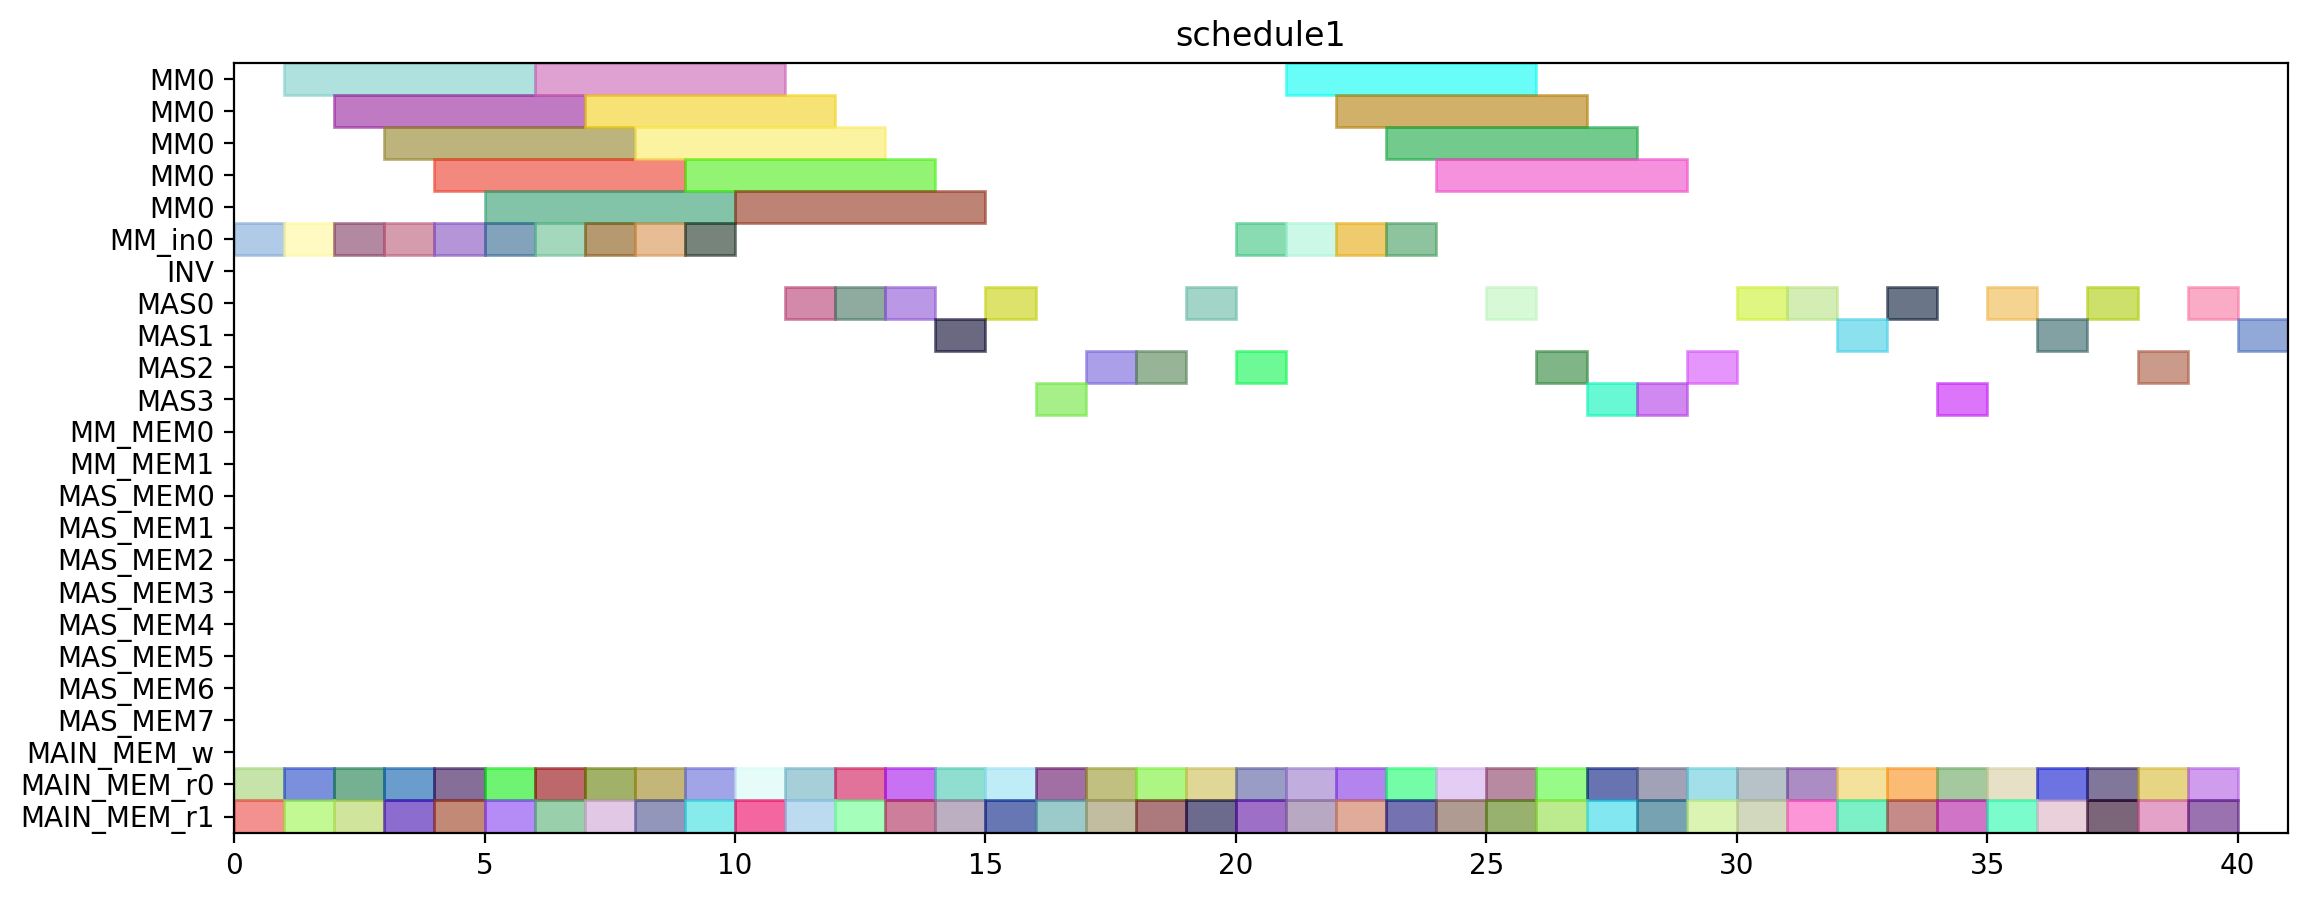

Generate this figure with Python:
from pyschedule import Scenario, solvers, plotters, alt


def solve():
	horizon = 111
	S = Scenario("schedule1", horizon=horizon)

	# resource
	MM = S.Resources('MM', num=1, size=5)
	MM_in = S.Resources('MM_in', num=1)
	INV = S.Resource('INV')
	MAS = S.Resources('MAS', num=4, size=1, periods=range(1, horizon))
	MM_MEM = S.Resources('MM_MEM', num=2)
	MAS_MEM = S.Resources('MAS_MEM', num=8)
	MAIN_MEM_w = S.Resource('MAIN_MEM_w', size=1)
	MAIN_MEM_r = S.Resources('MAIN_MEM_r', num=2)

	# result of previous scheduling
	t4_t1_t0_in = S.Task('t4_t1_t0_in', length=1, delay_cost=1)
	S += t4_t1_t0_in >= 0
	t4_t1_t0_in += MM_in[0]

	t4_t1_t0_mem0 = S.Task('t4_t1_t0_mem0', length=1, delay_cost=1)
	S += t4_t1_t0_mem0 >= 0
	t4_t1_t0_mem0 += MAIN_MEM_r[0]

	t4_t1_t0_mem1 = S.Task('t4_t1_t0_mem1', length=1, delay_cost=1)
	S += t4_t1_t0_mem1 >= 0
	t4_t1_t0_mem1 += MAIN_MEM_r[1]

	t4_t1_t0 = S.Task('t4_t1_t0', length=5, delay_cost=1)
	S += t4_t1_t0 >= 1
	t4_t1_t0 += MM[0]

	t4_t1_t1_in = S.Task('t4_t1_t1_in', length=1, delay_cost=1)
	S += t4_t1_t1_in >= 1
	t4_t1_t1_in += MM_in[0]

	t4_t1_t1_mem0 = S.Task('t4_t1_t1_mem0', length=1, delay_cost=1)
	S += t4_t1_t1_mem0 >= 1
	t4_t1_t1_mem0 += MAIN_MEM_r[0]

	t4_t1_t1_mem1 = S.Task('t4_t1_t1_mem1', length=1, delay_cost=1)
	S += t4_t1_t1_mem1 >= 1
	t4_t1_t1_mem1 += MAIN_MEM_r[1]

	t0_t1_in = S.Task('t0_t1_in', length=1, delay_cost=1)
	S += t0_t1_in >= 2
	t0_t1_in += MM_in[0]

	t0_t1_mem0 = S.Task('t0_t1_mem0', length=1, delay_cost=1)
	S += t0_t1_mem0 >= 2
	t0_t1_mem0 += MAIN_MEM_r[0]

	t0_t1_mem1 = S.Task('t0_t1_mem1', length=1, delay_cost=1)
	S += t0_t1_mem1 >= 2
	t0_t1_mem1 += MAIN_MEM_r[1]

	t4_t1_t1 = S.Task('t4_t1_t1', length=5, delay_cost=1)
	S += t4_t1_t1 >= 2
	t4_t1_t1 += MM[0]

	t0_t1 = S.Task('t0_t1', length=5, delay_cost=1)
	S += t0_t1 >= 3
	t0_t1 += MM[0]

	t2_t0_in = S.Task('t2_t0_in', length=1, delay_cost=1)
	S += t2_t0_in >= 3
	t2_t0_in += MM_in[0]

	t2_t0_mem0 = S.Task('t2_t0_mem0', length=1, delay_cost=1)
	S += t2_t0_mem0 >= 3
	t2_t0_mem0 += MAIN_MEM_r[0]

	t2_t0_mem1 = S.Task('t2_t0_mem1', length=1, delay_cost=1)
	S += t2_t0_mem1 >= 3
	t2_t0_mem1 += MAIN_MEM_r[1]

	t1_t0_in = S.Task('t1_t0_in', length=1, delay_cost=1)
	S += t1_t0_in >= 4
	t1_t0_in += MM_in[0]

	t1_t0_mem0 = S.Task('t1_t0_mem0', length=1, delay_cost=1)
	S += t1_t0_mem0 >= 4
	t1_t0_mem0 += MAIN_MEM_r[0]

	t1_t0_mem1 = S.Task('t1_t0_mem1', length=1, delay_cost=1)
	S += t1_t0_mem1 >= 4
	t1_t0_mem1 += MAIN_MEM_r[1]

	t2_t0 = S.Task('t2_t0', length=5, delay_cost=1)
	S += t2_t0 >= 4
	t2_t0 += MM[0]

	t1_t0 = S.Task('t1_t0', length=5, delay_cost=1)
	S += t1_t0 >= 5
	t1_t0 += MM[0]

	t4_t0_t0_in = S.Task('t4_t0_t0_in', length=1, delay_cost=1)
	S += t4_t0_t0_in >= 5
	t4_t0_t0_in += MM_in[0]

	t4_t0_t0_mem0 = S.Task('t4_t0_t0_mem0', length=1, delay_cost=1)
	S += t4_t0_t0_mem0 >= 5
	t4_t0_t0_mem0 += MAIN_MEM_r[0]

	t4_t0_t0_mem1 = S.Task('t4_t0_t0_mem1', length=1, delay_cost=1)
	S += t4_t0_t0_mem1 >= 5
	t4_t0_t0_mem1 += MAIN_MEM_r[1]

	t2_t1_in = S.Task('t2_t1_in', length=1, delay_cost=1)
	S += t2_t1_in >= 6
	t2_t1_in += MM_in[0]

	t2_t1_mem0 = S.Task('t2_t1_mem0', length=1, delay_cost=1)
	S += t2_t1_mem0 >= 6
	t2_t1_mem0 += MAIN_MEM_r[0]

	t2_t1_mem1 = S.Task('t2_t1_mem1', length=1, delay_cost=1)
	S += t2_t1_mem1 >= 6
	t2_t1_mem1 += MAIN_MEM_r[1]

	t4_t0_t0 = S.Task('t4_t0_t0', length=5, delay_cost=1)
	S += t4_t0_t0 >= 6
	t4_t0_t0 += MM[0]

	t2_t1 = S.Task('t2_t1', length=5, delay_cost=1)
	S += t2_t1 >= 7
	t2_t1 += MM[0]

	t4_t0_t1_in = S.Task('t4_t0_t1_in', length=1, delay_cost=1)
	S += t4_t0_t1_in >= 7
	t4_t0_t1_in += MM_in[0]

	t4_t0_t1_mem0 = S.Task('t4_t0_t1_mem0', length=1, delay_cost=1)
	S += t4_t0_t1_mem0 >= 7
	t4_t0_t1_mem0 += MAIN_MEM_r[0]

	t4_t0_t1_mem1 = S.Task('t4_t0_t1_mem1', length=1, delay_cost=1)
	S += t4_t0_t1_mem1 >= 7
	t4_t0_t1_mem1 += MAIN_MEM_r[1]

	t0_t0_in = S.Task('t0_t0_in', length=1, delay_cost=1)
	S += t0_t0_in >= 8
	t0_t0_in += MM_in[0]

	t0_t0_mem0 = S.Task('t0_t0_mem0', length=1, delay_cost=1)
	S += t0_t0_mem0 >= 8
	t0_t0_mem0 += MAIN_MEM_r[0]

	t0_t0_mem1 = S.Task('t0_t0_mem1', length=1, delay_cost=1)
	S += t0_t0_mem1 >= 8
	t0_t0_mem1 += MAIN_MEM_r[1]

	t4_t0_t1 = S.Task('t4_t0_t1', length=5, delay_cost=1)
	S += t4_t0_t1 >= 8
	t4_t0_t1 += MM[0]

	t0_t0 = S.Task('t0_t0', length=5, delay_cost=1)
	S += t0_t0 >= 9
	t0_t0 += MM[0]

	t1_t1_in = S.Task('t1_t1_in', length=1, delay_cost=1)
	S += t1_t1_in >= 9
	t1_t1_in += MM_in[0]

	t1_t1_mem0 = S.Task('t1_t1_mem0', length=1, delay_cost=1)
	S += t1_t1_mem0 >= 9
	t1_t1_mem0 += MAIN_MEM_r[0]

	t1_t1_mem1 = S.Task('t1_t1_mem1', length=1, delay_cost=1)
	S += t1_t1_mem1 >= 9
	t1_t1_mem1 += MAIN_MEM_r[1]

	t1_t1 = S.Task('t1_t1', length=5, delay_cost=1)
	S += t1_t1 >= 10
	t1_t1 += MM[0]

	t2_t3_mem0 = S.Task('t2_t3_mem0', length=1, delay_cost=1)
	S += t2_t3_mem0 >= 10
	t2_t3_mem0 += MAIN_MEM_r[0]

	t2_t3_mem1 = S.Task('t2_t3_mem1', length=1, delay_cost=1)
	S += t2_t3_mem1 >= 10
	t2_t3_mem1 += MAIN_MEM_r[1]

	t2_t3 = S.Task('t2_t3', length=1, delay_cost=1)
	S += t2_t3 >= 11
	t2_t3 += MAS[0]

	t4_t1_t2_mem0 = S.Task('t4_t1_t2_mem0', length=1, delay_cost=1)
	S += t4_t1_t2_mem0 >= 11
	t4_t1_t2_mem0 += MAIN_MEM_r[0]

	t4_t1_t2_mem1 = S.Task('t4_t1_t2_mem1', length=1, delay_cost=1)
	S += t4_t1_t2_mem1 >= 11
	t4_t1_t2_mem1 += MAIN_MEM_r[1]

	t4_t0_t3_mem0 = S.Task('t4_t0_t3_mem0', length=1, delay_cost=1)
	S += t4_t0_t3_mem0 >= 12
	t4_t0_t3_mem0 += MAIN_MEM_r[0]

	t4_t0_t3_mem1 = S.Task('t4_t0_t3_mem1', length=1, delay_cost=1)
	S += t4_t0_t3_mem1 >= 12
	t4_t0_t3_mem1 += MAIN_MEM_r[1]

	t4_t1_t2 = S.Task('t4_t1_t2', length=1, delay_cost=1)
	S += t4_t1_t2 >= 12
	t4_t1_t2 += MAS[0]

	t1_t2_mem0 = S.Task('t1_t2_mem0', length=1, delay_cost=1)
	S += t1_t2_mem0 >= 13
	t1_t2_mem0 += MAIN_MEM_r[0]

	t1_t2_mem1 = S.Task('t1_t2_mem1', length=1, delay_cost=1)
	S += t1_t2_mem1 >= 13
	t1_t2_mem1 += MAIN_MEM_r[1]

	t4_t0_t3 = S.Task('t4_t0_t3', length=1, delay_cost=1)
	S += t4_t0_t3 >= 13
	t4_t0_t3 += MAS[0]

	t1_t2 = S.Task('t1_t2', length=1, delay_cost=1)
	S += t1_t2 >= 14
	t1_t2 += MAS[1]

	t4_t1_t3_mem0 = S.Task('t4_t1_t3_mem0', length=1, delay_cost=1)
	S += t4_t1_t3_mem0 >= 14
	t4_t1_t3_mem0 += MAIN_MEM_r[0]

	t4_t1_t3_mem1 = S.Task('t4_t1_t3_mem1', length=1, delay_cost=1)
	S += t4_t1_t3_mem1 >= 14
	t4_t1_t3_mem1 += MAIN_MEM_r[1]

	t4_t0_t2_mem0 = S.Task('t4_t0_t2_mem0', length=1, delay_cost=1)
	S += t4_t0_t2_mem0 >= 15
	t4_t0_t2_mem0 += MAIN_MEM_r[0]

	t4_t0_t2_mem1 = S.Task('t4_t0_t2_mem1', length=1, delay_cost=1)
	S += t4_t0_t2_mem1 >= 15
	t4_t0_t2_mem1 += MAIN_MEM_r[1]

	t4_t1_t3 = S.Task('t4_t1_t3', length=1, delay_cost=1)
	S += t4_t1_t3 >= 15
	t4_t1_t3 += MAS[0]

	t0_t3_mem0 = S.Task('t0_t3_mem0', length=1, delay_cost=1)
	S += t0_t3_mem0 >= 16
	t0_t3_mem0 += MAIN_MEM_r[0]

	t0_t3_mem1 = S.Task('t0_t3_mem1', length=1, delay_cost=1)
	S += t0_t3_mem1 >= 16
	t0_t3_mem1 += MAIN_MEM_r[1]

	t4_t0_t2 = S.Task('t4_t0_t2', length=1, delay_cost=1)
	S += t4_t0_t2 >= 16
	t4_t0_t2 += MAS[3]

	t0_t2_mem0 = S.Task('t0_t2_mem0', length=1, delay_cost=1)
	S += t0_t2_mem0 >= 17
	t0_t2_mem0 += MAIN_MEM_r[0]

	t0_t2_mem1 = S.Task('t0_t2_mem1', length=1, delay_cost=1)
	S += t0_t2_mem1 >= 17
	t0_t2_mem1 += MAIN_MEM_r[1]

	t0_t3 = S.Task('t0_t3', length=1, delay_cost=1)
	S += t0_t3 >= 17
	t0_t3 += MAS[2]

	t0_t2 = S.Task('t0_t2', length=1, delay_cost=1)
	S += t0_t2 >= 18
	t0_t2 += MAS[2]

	t2_t2_mem0 = S.Task('t2_t2_mem0', length=1, delay_cost=1)
	S += t2_t2_mem0 >= 18
	t2_t2_mem0 += MAIN_MEM_r[0]

	t2_t2_mem1 = S.Task('t2_t2_mem1', length=1, delay_cost=1)
	S += t2_t2_mem1 >= 18
	t2_t2_mem1 += MAIN_MEM_r[1]

	t1_t3_mem0 = S.Task('t1_t3_mem0', length=1, delay_cost=1)
	S += t1_t3_mem0 >= 19
	t1_t3_mem0 += MAIN_MEM_r[0]

	t1_t3_mem1 = S.Task('t1_t3_mem1', length=1, delay_cost=1)
	S += t1_t3_mem1 >= 19
	t1_t3_mem1 += MAIN_MEM_r[1]

	t2_t2 = S.Task('t2_t2', length=1, delay_cost=1)
	S += t2_t2 >= 19
	t2_t2 += MAS[0]

	t1_t3 = S.Task('t1_t3', length=1, delay_cost=1)
	S += t1_t3 >= 20
	t1_t3 += MAS[2]


	# new tasks
	t4_t2_t0_in = S.Task('t4_t2_t0_in', length=1, delay_cost=1)
	t4_t2_t0_in += alt(MM_in)
	t4_t2_t0 = S.Task('t4_t2_t0', length=5, delay_cost=1)
	t4_t2_t0 += alt(MM)
	S += t4_t2_t0>=t4_t2_t0_in

	t4_t2_t0_mem0 = S.Task('t4_t2_t0_mem0', length=1, delay_cost=1)
	t4_t2_t0_mem0 += MAIN_MEM_r[0]
	S += t4_t2_t0_mem0 <= t4_t2_t0

	t4_t2_t0_mem1 = S.Task('t4_t2_t0_mem1', length=1, delay_cost=1)
	t4_t2_t0_mem1 += MAIN_MEM_r[1]
	S += t4_t2_t0_mem1 <= t4_t2_t0

	t4_t2_t1_in = S.Task('t4_t2_t1_in', length=1, delay_cost=1)
	t4_t2_t1_in += alt(MM_in)
	t4_t2_t1 = S.Task('t4_t2_t1', length=5, delay_cost=1)
	t4_t2_t1 += alt(MM)
	S += t4_t2_t1>=t4_t2_t1_in

	t4_t2_t1_mem0 = S.Task('t4_t2_t1_mem0', length=1, delay_cost=1)
	t4_t2_t1_mem0 += MAIN_MEM_r[0]
	S += t4_t2_t1_mem0 <= t4_t2_t1

	t4_t2_t1_mem1 = S.Task('t4_t2_t1_mem1', length=1, delay_cost=1)
	t4_t2_t1_mem1 += MAIN_MEM_r[1]
	S += t4_t2_t1_mem1 <= t4_t2_t1

	t4_t2_t2 = S.Task('t4_t2_t2', length=1, delay_cost=1)
	t4_t2_t2 += alt(MAS)

	t4_t2_t2_mem0 = S.Task('t4_t2_t2_mem0', length=1, delay_cost=1)
	t4_t2_t2_mem0 += MAIN_MEM_r[0]
	S += t4_t2_t2_mem0 <= t4_t2_t2

	t4_t2_t2_mem1 = S.Task('t4_t2_t2_mem1', length=1, delay_cost=1)
	t4_t2_t2_mem1 += MAIN_MEM_r[1]
	S += t4_t2_t2_mem1 <= t4_t2_t2

	t4_t2_t3 = S.Task('t4_t2_t3', length=1, delay_cost=1)
	t4_t2_t3 += alt(MAS)

	t4_t2_t3_mem0 = S.Task('t4_t2_t3_mem0', length=1, delay_cost=1)
	t4_t2_t3_mem0 += MAIN_MEM_r[0]
	S += t4_t2_t3_mem0 <= t4_t2_t3

	t4_t2_t3_mem1 = S.Task('t4_t2_t3_mem1', length=1, delay_cost=1)
	t4_t2_t3_mem1 += MAIN_MEM_r[1]
	S += t4_t2_t3_mem1 <= t4_t2_t3

	t4_t40 = S.Task('t4_t40', length=1, delay_cost=1)
	t4_t40 += alt(MAS)

	t4_t40_mem0 = S.Task('t4_t40_mem0', length=1, delay_cost=1)
	t4_t40_mem0 += MAIN_MEM_r[0]
	S += t4_t40_mem0 <= t4_t40

	t4_t40_mem1 = S.Task('t4_t40_mem1', length=1, delay_cost=1)
	t4_t40_mem1 += MAIN_MEM_r[1]
	S += t4_t40_mem1 <= t4_t40

	t4_t41 = S.Task('t4_t41', length=1, delay_cost=1)
	t4_t41 += alt(MAS)

	t4_t41_mem0 = S.Task('t4_t41_mem0', length=1, delay_cost=1)
	t4_t41_mem0 += MAIN_MEM_r[0]
	S += t4_t41_mem0 <= t4_t41

	t4_t41_mem1 = S.Task('t4_t41_mem1', length=1, delay_cost=1)
	t4_t41_mem1 += MAIN_MEM_r[1]
	S += t4_t41_mem1 <= t4_t41

	t4_t50 = S.Task('t4_t50', length=1, delay_cost=1)
	t4_t50 += alt(MAS)

	t4_t50_mem0 = S.Task('t4_t50_mem0', length=1, delay_cost=1)
	t4_t50_mem0 += MAIN_MEM_r[0]
	S += t4_t50_mem0 <= t4_t50

	t4_t50_mem1 = S.Task('t4_t50_mem1', length=1, delay_cost=1)
	t4_t50_mem1 += MAIN_MEM_r[1]
	S += t4_t50_mem1 <= t4_t50

	t4_t51 = S.Task('t4_t51', length=1, delay_cost=1)
	t4_t51 += alt(MAS)

	t4_t51_mem0 = S.Task('t4_t51_mem0', length=1, delay_cost=1)
	t4_t51_mem0 += MAIN_MEM_r[0]
	S += t4_t51_mem0 <= t4_t51

	t4_t51_mem1 = S.Task('t4_t51_mem1', length=1, delay_cost=1)
	t4_t51_mem1 += MAIN_MEM_r[1]
	S += t4_t51_mem1 <= t4_t51

	t4_t8_t0_in = S.Task('t4_t8_t0_in', length=1, delay_cost=1)
	t4_t8_t0_in += alt(MM_in)
	t4_t8_t0 = S.Task('t4_t8_t0', length=5, delay_cost=1)
	t4_t8_t0 += alt(MM)
	S += t4_t8_t0>=t4_t8_t0_in

	t4_t8_t0_mem0 = S.Task('t4_t8_t0_mem0', length=1, delay_cost=1)
	t4_t8_t0_mem0 += MAIN_MEM_r[0]
	S += t4_t8_t0_mem0 <= t4_t8_t0

	t4_t8_t0_mem1 = S.Task('t4_t8_t0_mem1', length=1, delay_cost=1)
	t4_t8_t0_mem1 += MAIN_MEM_r[1]
	S += t4_t8_t0_mem1 <= t4_t8_t0

	t4_t8_t1_in = S.Task('t4_t8_t1_in', length=1, delay_cost=1)
	t4_t8_t1_in += alt(MM_in)
	t4_t8_t1 = S.Task('t4_t8_t1', length=5, delay_cost=1)
	t4_t8_t1 += alt(MM)
	S += t4_t8_t1>=t4_t8_t1_in

	t4_t8_t1_mem0 = S.Task('t4_t8_t1_mem0', length=1, delay_cost=1)
	t4_t8_t1_mem0 += MAIN_MEM_r[0]
	S += t4_t8_t1_mem0 <= t4_t8_t1

	t4_t8_t1_mem1 = S.Task('t4_t8_t1_mem1', length=1, delay_cost=1)
	t4_t8_t1_mem1 += MAIN_MEM_r[1]
	S += t4_t8_t1_mem1 <= t4_t8_t1

	t4_t8_t2 = S.Task('t4_t8_t2', length=1, delay_cost=1)
	t4_t8_t2 += alt(MAS)

	t4_t8_t2_mem0 = S.Task('t4_t8_t2_mem0', length=1, delay_cost=1)
	t4_t8_t2_mem0 += MAIN_MEM_r[0]
	S += t4_t8_t2_mem0 <= t4_t8_t2

	t4_t8_t2_mem1 = S.Task('t4_t8_t2_mem1', length=1, delay_cost=1)
	t4_t8_t2_mem1 += MAIN_MEM_r[1]
	S += t4_t8_t2_mem1 <= t4_t8_t2

	t4_t8_t3 = S.Task('t4_t8_t3', length=1, delay_cost=1)
	t4_t8_t3 += alt(MAS)

	t4_t8_t3_mem0 = S.Task('t4_t8_t3_mem0', length=1, delay_cost=1)
	t4_t8_t3_mem0 += MAIN_MEM_r[0]
	S += t4_t8_t3_mem0 <= t4_t8_t3

	t4_t8_t3_mem1 = S.Task('t4_t8_t3_mem1', length=1, delay_cost=1)
	t4_t8_t3_mem1 += MAIN_MEM_r[1]
	S += t4_t8_t3_mem1 <= t4_t8_t3

	t70 = S.Task('t70', length=1, delay_cost=1)
	t70 += alt(MAS)

	t70_mem0 = S.Task('t70_mem0', length=1, delay_cost=1)
	t70_mem0 += MAIN_MEM_r[0]
	S += t70_mem0 <= t70

	t70_mem1 = S.Task('t70_mem1', length=1, delay_cost=1)
	t70_mem1 += MAIN_MEM_r[1]
	S += t70_mem1 <= t70

	t71 = S.Task('t71', length=1, delay_cost=1)
	t71 += alt(MAS)

	t71_mem0 = S.Task('t71_mem0', length=1, delay_cost=1)
	t71_mem0 += MAIN_MEM_r[0]
	S += t71_mem0 <= t71

	t71_mem1 = S.Task('t71_mem1', length=1, delay_cost=1)
	t71_mem1 += MAIN_MEM_r[1]
	S += t71_mem1 <= t71

	t80 = S.Task('t80', length=1, delay_cost=1)
	t80 += alt(MAS)

	t80_mem0 = S.Task('t80_mem0', length=1, delay_cost=1)
	t80_mem0 += MAIN_MEM_r[0]
	S += t80_mem0 <= t80

	t80_mem1 = S.Task('t80_mem1', length=1, delay_cost=1)
	t80_mem1 += MAIN_MEM_r[1]
	S += t80_mem1 <= t80

	t81 = S.Task('t81', length=1, delay_cost=1)
	t81 += alt(MAS)

	t81_mem0 = S.Task('t81_mem0', length=1, delay_cost=1)
	t81_mem0 += MAIN_MEM_r[0]
	S += t81_mem0 <= t81

	t81_mem1 = S.Task('t81_mem1', length=1, delay_cost=1)
	t81_mem1 += MAIN_MEM_r[1]
	S += t81_mem1 <= t81

	t90 = S.Task('t90', length=1, delay_cost=1)
	t90 += alt(MAS)

	t90_mem0 = S.Task('t90_mem0', length=1, delay_cost=1)
	t90_mem0 += MAIN_MEM_r[0]
	S += t90_mem0 <= t90

	t90_mem1 = S.Task('t90_mem1', length=1, delay_cost=1)
	t90_mem1 += MAIN_MEM_r[1]
	S += t90_mem1 <= t90

	t91 = S.Task('t91', length=1, delay_cost=1)
	t91 += alt(MAS)

	t91_mem0 = S.Task('t91_mem0', length=1, delay_cost=1)
	t91_mem0 += MAIN_MEM_r[0]
	S += t91_mem0 <= t91

	t91_mem1 = S.Task('t91_mem1', length=1, delay_cost=1)
	t91_mem1 += MAIN_MEM_r[1]
	S += t91_mem1 <= t91

	t100 = S.Task('t100', length=1, delay_cost=1)
	t100 += alt(MAS)

	t100_mem0 = S.Task('t100_mem0', length=1, delay_cost=1)
	t100_mem0 += MAIN_MEM_r[0]
	S += t100_mem0 <= t100

	t100_mem1 = S.Task('t100_mem1', length=1, delay_cost=1)
	t100_mem1 += MAIN_MEM_r[1]
	S += t100_mem1 <= t100

	t101 = S.Task('t101', length=1, delay_cost=1)
	t101 += alt(MAS)

	t101_mem0 = S.Task('t101_mem0', length=1, delay_cost=1)
	t101_mem0 += MAIN_MEM_r[0]
	S += t101_mem0 <= t101

	t101_mem1 = S.Task('t101_mem1', length=1, delay_cost=1)
	t101_mem1 += MAIN_MEM_r[1]
	S += t101_mem1 <= t101

	solvers.mip.solve(S,msg=1,kind='CPLEX',ratio_gap=1.01)

	solution = [['hoge']*len(S.solution()[1]) for i in range(len(S.solution()))]
	for i in range(len(S.solution())):
		for j in range(len(S.solution()[i])):
			solution[i][j]=str(S.solution()[i][j])
	print(solution)

	cycles = int(solution[-1][3])

	pic_file_name = "/home/mfukuda/ABE/python/multiRAM_multiMAS/scheduling_result/stage5MM1_stage1MAS4/SPARSE/schedule1.png"
	if(S.solution() != []):
		plotters.matplotlib.plot(S,img_filename=pic_file_name, show_task_labels=False, fig_size=(cycles*0.25+3, 5))

	return solution
